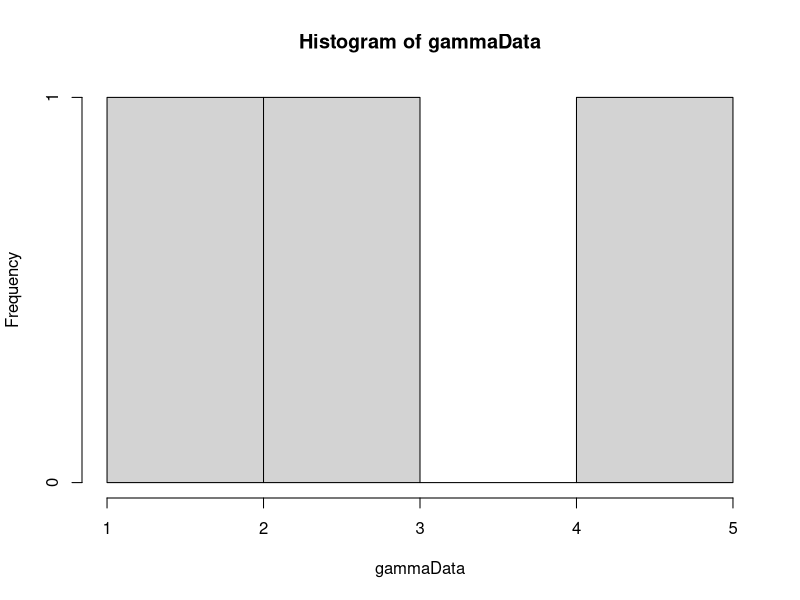
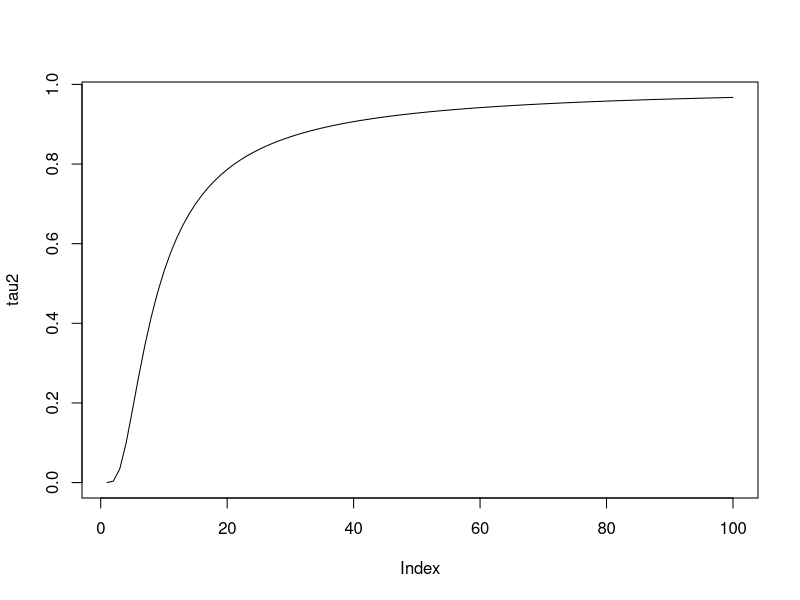
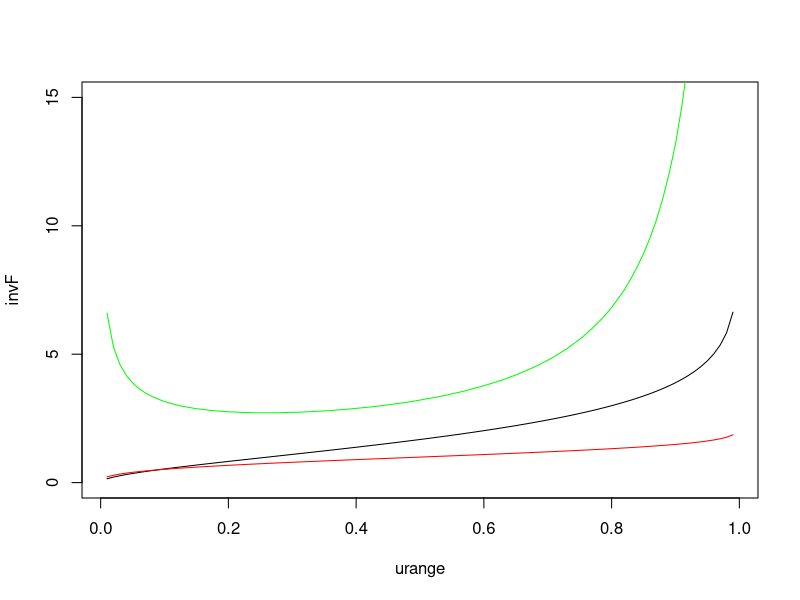
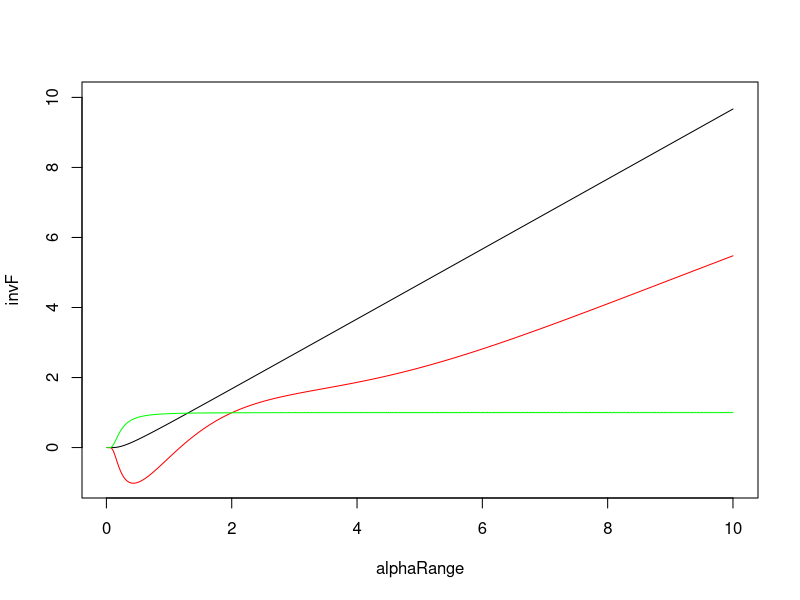
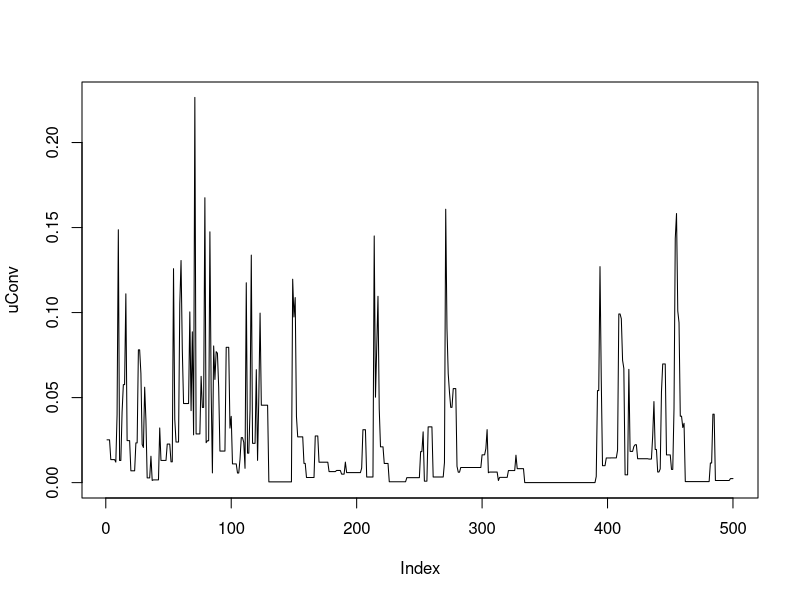
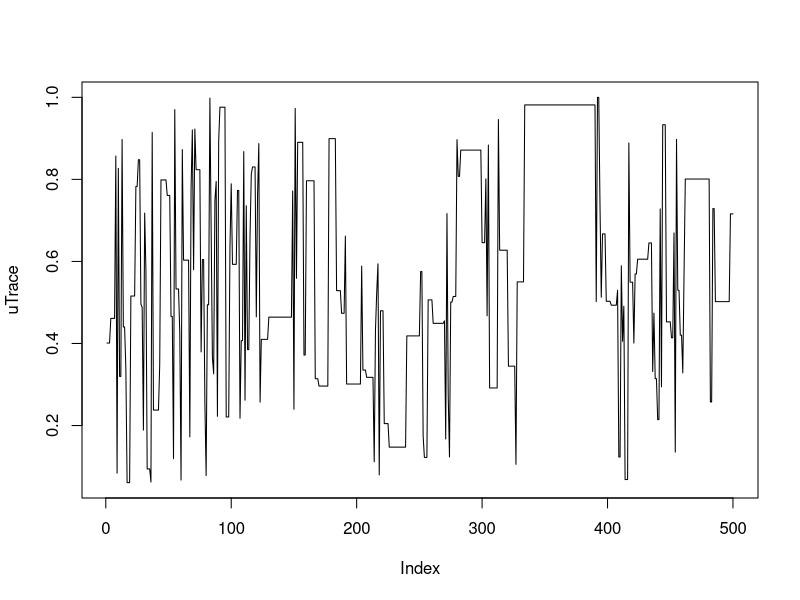
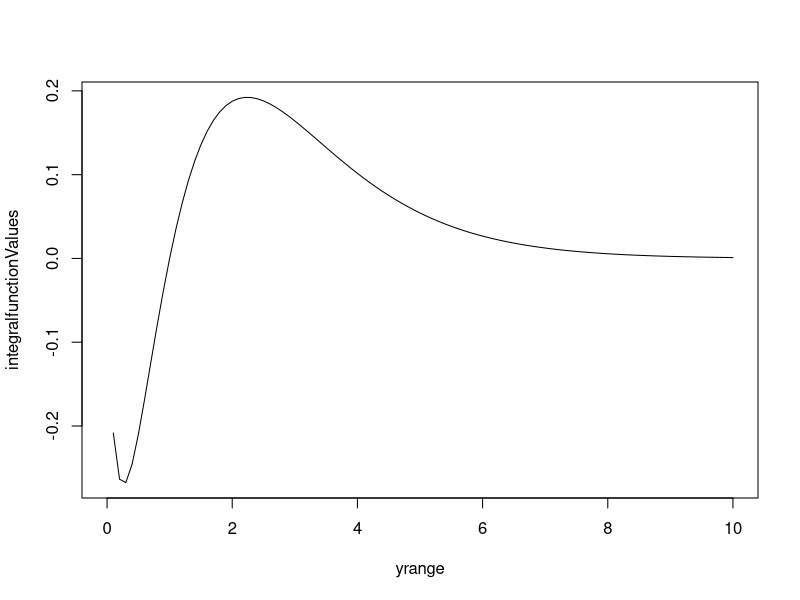

R code for these plots, in order:
library(MCMCpack)

weightedUniform <- function(n, numIterations) {
  # Generate sample of from a weighted uniform distribution
  # 
  # Args:
  #   n: number of points in sample
  #   
  # Returns:
  #   A vector sample
  uCurr = runif(n)
  alphaCurr = findAlpha(s2, uCurr)
  uConv = rep(0, numIterations)
  uTrace = rep(0, numIterations)
  for(i in 1:numIterations) {
    uProp = runif(n)
    alphaProp = findAlpha(s2, uProp)
    if(alphaProp != -1) {
      proportionalProp = proportionalDensity(uProp, alphaProp)
      proportionalCurr = proportionalDensity(uCurr, alphaCurr)
      alphaVal = min(1, proportionalProp/proportionalCurr)
      u = runif(1)
      print(i)
      if (u <= alphaVal) {
        uCurr = uProp
        alphaCurr = alphaProp
      }  
    }
    uConv[i] = var(uCurr)
    uTrace[i] = uCurr[1]
  }
  plot(uConv, type="l")
  plot(uTrace, type="l")
  return(uCurr)
}

proportionalDensity <- function(u, alpha) {
  # Calculate proportional density for indepence sampling
  # 
  # Args:
  #   u: A vector from an uniform distribution.
  #   alpha: A scalar value
  #   
  # Returns:
  #   A scalar value
  
  gammaInv = rep(0, length(u))
  diffGammaInv = rep(0, length(u))
  for(i in 1:length(u)) {
    gammaInv[i] = invGammaCumulative(u[i], alpha)
    diffGammaInv[i] = diffAlphaInvGammaCumulative(u[i], alpha)
  }
  return(calcWeight(gammaInv, diffGammaInv))
}

calcWeight <- function(gammaInv, diffGammaInv) {
  # Calculate weigth for a gamma distribution
  #
  # Args:
  #   gammaInv: A list of values from the inverse cumulative gamma.
  #   diffGammaInv: A list of values from the derivative of the inverse cumulative gamma.
  #   
  # Returns:
  #   A scalar value
  weight = (1/length(gammaInv))*(sum(diffGammaInv/gammaInv)) - sum(diffGammaInv)/sum(gammaInv)
  return(weight)
}

invGammaCumulative <- function(u, alpha) {
  x = 0
  stepSize = 0.1
  tolerance = 0.00001
  direction = 1
  integralValue = 0
  
  while(abs(integralValue - u) > tolerance){
    x = x + direction*stepSize
    if(x<0) {
      x = 0
      direction = 1
    }
    
    if(method == "integrate") {
      integral = integrate(gammaDensity, 0, x)
      integralValue = integral$value  
    } else if(method == "pgamma") {
      integral = pgamma(x, shape=alpha, scale=1)
      integralValue = integral
    }
    
    
    # Going left and pass the point
    if ((u > integralValue) && (direction == -1)) {
      stepSize = stepSize/2
      direction = 1
    }
    
    # Going right and pass the point
    if ((u < integralValue) && (direction == 1)) {
      stepSize = stepSize/2
      direction = -1
    }
  }
  return(x)
}

diffInvGammaCumulative <- function(u) {
  # Derivative of gamma distribution with respect to u
  # 
  # Args:
  #   u: Scalar between 0 and 1
  #   
  # Returns:
  #   Scalar. Derivative at point u.
  if(u+hStep < 1) {
    firstPoint = invGammaCumulative(u, alpha)
    secondPoint = invGammaCumulative(u+hStep, alpha)
    return((secondPoint - firstPoint)/hStep)  
  } else {
    firstPoint = invGammaCumulative(u-hStep, alpha)
    secondPoint = invGammaCumulative(u, alpha)
    return((secondPoint - firstPoint)/hStep)  
  }
}

diffAlphaInvGammaCumulative <- function(u, alpha) {
  # Derivative of gamma distribution with respect to alpha.
  # 
  # Args:
  #   u: Scalar between 0 and 1.
  #   alpha: Scalar larger than 0.
  #   
  # Returns:
  #   Scalar value. Derivative at point alpha.
  firstPoint = invGammaCumulative(u,alpha)
  secondPoint = invGammaCumulative(u, alpha + alphaHStep)
  return((secondPoint - firstPoint)/alphaHStep)
}

calcDerivateFunction <- function(u, alphaValue) {
 largeFInv = invGammaCumulative(u, alphaValue)
 integralPart = integrate(integralFunction, 0, largeFInv)
 return((digamma(alphaValue)*u - integralPart$value)*gamma(alphaValue)/((largeFInv^(alphaValue - 1))*exp(-largeFInv)))
}

integralFunction <- function(y) {
  return(log(y)*(y^(alphaValue - 1))*exp(-y)/gamma(alphaValue))
}

gammaDensity <- function(x) {
  return(dgamma(x, alpha,1))  
}

findAlpha <- function(s2, u) {
  
  alphaValue = 0.1
  stepSize = 1
  direction = 1
  tolerance = 0.0001
  tau2Value = 0
  prevTau2Value = 0
  it = 0
  while(abs(s2 - tau2Value) > tolerance) {
    it = it + 1
    alphaValue = alphaValue + direction*stepSize
    if(alphaValue<=0) {
      alphaValue = 0.1
      direction = 1
    }
    prevTau2Value = tau2Value
    tau2Value = calcValueTau2(u, alphaValue)
    #print(abs(s2 - tau2Value))
    #print(direction)
    if ((s2 > tau2Value) && (direction == -1)) {
      stepSize = stepSize/2
      direction = 1
    }
    
    if ((s2 < tau2Value) && (direction == 1)) {
      stepSize = stepSize/2
      direction = -1
    }
    
    if (it>100) {
      print(it)
      return(-1)
    }
    
  }
  
  return(alphaValue)
}

findBeta <- function(s1, u, alphaValue) {
  largeFInv = rep(0, length(u))
  for(i in 1:length(u)) {
    largeFInv[i] = invGammaCumulative(u[i], alphaValue)
  }
  return(s1*length(u)/(sum(largeFInv)))
}

calcValueTau2 <- function(u, alphaValue) {
  largeFInv = rep(0, length(u))
  for(i in 1:length(u)) {
    largeFInv[i] = invGammaCumulative(u[i], alphaValue)
  }
  return(length(u)*((prod(largeFInv))^(1/length(u)))/sum(largeFInv))
}

calcValueTau2Method2 <- function(x) {
  return(length(x)*((prod(x))^(1/length(x)))/sum(x))
}

alpha = 2
beta = 1
hStep = 0.01
alphaHStep = 0.01
method = "pgamma"
NUM_SAMPLES = 1000
NUM_POINTS = 3
alphaUpperBound = 50
alphaLowerBound = 0.5

# Generate data
gammaData = rgamma(NUM_POINTS, shape=alpha, scale = beta)
hist(gammaData)
# Calculation of statistics
s1 = sum(gammaData)/NUM_POINTS
s2 = NUM_POINTS*((prod(gammaData))^(1/NUM_POINTS))/sum(gammaData)

# Plot of tau 2 with respect to alpha
alpharange = seq(0.1 , 10, by = 0.1)
tau2 = rep(0, length(alpharange))
u = runif(NUM_POINTS)
for(i in 1:length(alpharange)) {
  tau2[i]= calcValueTau2(u, alpharange[i])
}
plot(tau2, type="l")

# Plot of derivatve of inverse cumulative distribution and the cumulative function
alphaValue = alpha
urange = seq(0.01, 0.99, by=0.01)
diff1 = rep(0, length(urange))
diff2 = rep(0, length(urange))
invF = rep(0, length(urange))
for(i in 1:length(urange)) {
  invF[i] = invGammaCumulative(urange[i], alpha)
  diff1[i] = calcDerivateFunction(urange[i], alphaValue)
  diff2[i] = diffInvGammaCumulative(urange[i])
}
plot(urange, invF, type="l", ylim=c(0, 15))
lines(urange, diff1, col="red")
lines(urange, diff2, col="green")

# Plot of derivative of inverse cumulative distribution with respect to alpha and the cumulative function.
alphaRange = seq(0.01, 10, by = 0.01)
diff1 = rep(0, length(alphaRange))
diff2 = rep(0, length(alphaRange))
invF = rep(0, length(alphaRange))
uValue = 0.5
for(i in 1:length(alphaRange)) {
  invF[i] = invGammaCumulative(uValue, alphaRange[i])
  diff1[i] = calcDerivateFunction(uValue, alphaRange[i])
  diff2[i] = diffAlphaInvGammaCumulative(uValue, alphaRange[i])
}
plot(alphaRange, invF, type="l", ylim=c(-1, 10))
lines(alphaRange, diff1, col="red")
lines(alphaRange, diff2, col="green")


# Generation of new sample
u = runif(NUM_POINTS)
estAlpha = findAlpha(s2, u)
estBeta = findBeta(s1, u, estAlpha)
v = weightedUniform(NUM_POINTS,500)
alphaV = findAlpha(s2, v)    
betaV = findBeta(s1, v, alphaV)
newSample = rep(0, length(v))
for(i in 1:length(v)) {
  newSample[i] = betaV*invGammaCumulative(v[i], alphaV)
}
s1Sample = sum(newSample)/length(newSample)
s2Sample = NUM_POINTS*((prod(newSample))^(1/NUM_POINTS))/sum(newSample)

# Average integral.
u = 0.5
alpha = 2
alphaValue = 2
averageSample = 0
NUM_SAMPLES = 10000
for(i in 1:NUM_SAMPLES) {
  averageSample = averageSample + invGammaCumulative(runif(1), alpha)
}
averageSample = averageSample/NUM_SAMPLES
integralPart = integrate(integralFunction, 0, Inf)

u = 0.5
upperBound = invGammaCumulative(u, alpha)
integralPart2 = integrate(integralFunction, 0, upperBound)

# Plot of integral function
yrange = seq(0,10,0.1)
integralfunctionValues = rep(0, length(yrange))
for(i in 1:length(yrange)) {
  integralfunctionValues[i] = integralFunction(yrange[i])
}
plot(yrange, integralfunctionValues, type="l")

# Unweighted samples.
u = runif(NUM_POINTS)
alphaU = findAlpha(s2, u)
betaU = findBeta(s1, u, alphaU)
unweightedSample = rep(0, length(u))
for(i in 1:length(u)) {
  unweightedSample[i] = betaU*invGammaCumulative(u[i], alphaU)
}
s1Unweighted = sum(unweightedSample)/length(unweightedSample)
s2Unweighted = NUM_POINTS*((prod(unweightedSample))^(1/NUM_POINTS))/sum(unweightedSample)
